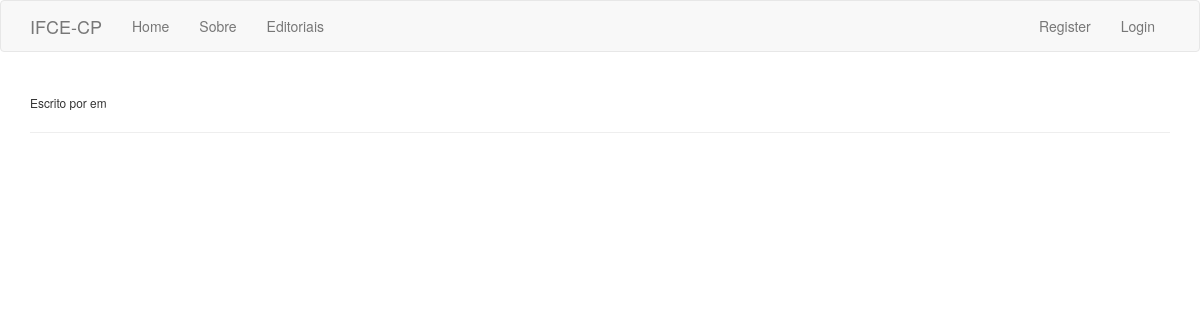
The app's page /editorial/3/, older data.
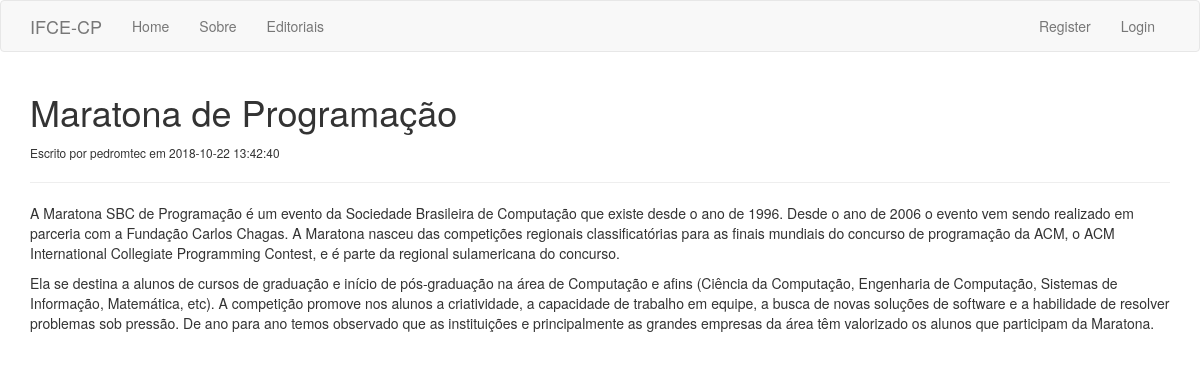
The same page, newer data.
### tables this page shows
CREATE TABLE editorials(
       id INTEGER NOT NULL PRIMARY KEY AUTOINCREMENT,
       title VARCHAR(255), 
       author VARCHAR(100),
       body TEXT,
       create_date TIMESTAMP DEFAULT CURRENT_TIMESTAMP);

### app.py (the view)
@app.route('/editorial/<string:id>/')
def editorial(id):
    editorial = db.find_one("SELECT * FROM editorials WHERE id = '{}'".format(id))
    return render_template('editorial.html', editorial=editorial)

### db.py (called while the page is built)
    def find_one(self, sql):
        con = sqlite3.connect(self.path)
        cur = con.cursor()
        cur.execute(sql)
        data = cur.fetchone()
        con.commit()
        con.close()
        return data

### templates/editorial.html
{% extends 'layout.html' %}
{% block body %}
  <h1>{{editorial[1]}}</h1>
  <small>Escrito por {{editorial[2]}} em {{editorial[4]}}</small>
  <hr>
  <div>
  {{editorial[3] | safe}}
  </div>
{% endblock %}

Row changes from the older to the newer data that the page shows:
added editorials: title "Maratona de Programação", author "pedromtec", create_date "2018-10-22 13:42:40", body "A Maratona SBC de Programação é um evento da Sociedade Brasileira de Computação que existe desde o ano de 1996. Desde o ano de 2006 o evento vem sendo realizado em parceria com a Fundação Carlos Chagas. A Maratona nasceu das competições regionais classificatórias para as finais mundiais do concurso de programação da ACM, o ACM International Collegiate Programming Contest, e é parte da regional sulamericana do concurso. Ela se destina a alunos de cursos de graduação e início de pós-graduação na área de Computação e afins (Ciência da Computação, Engenharia de Computação, Sistemas de Informação, Matemática, etc). A competição promove nos alunos a criatividade, a capacidade de trabalho em…"
